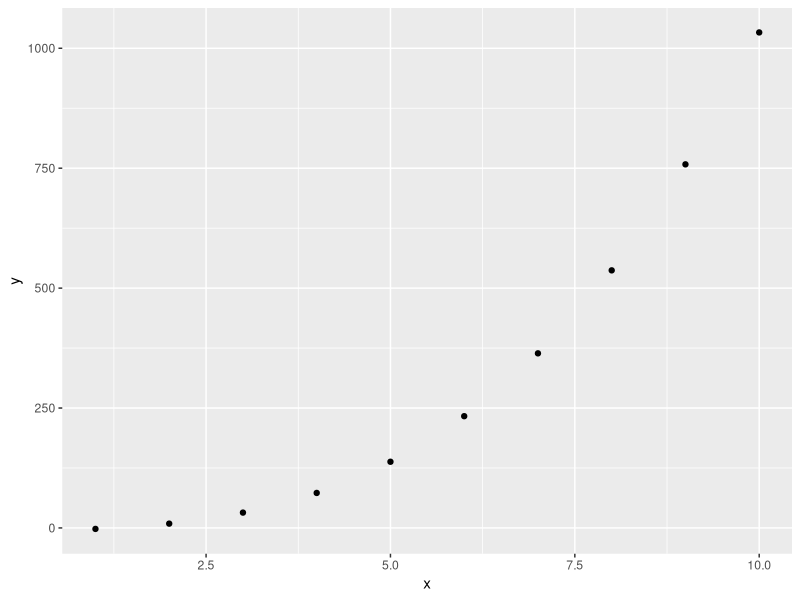
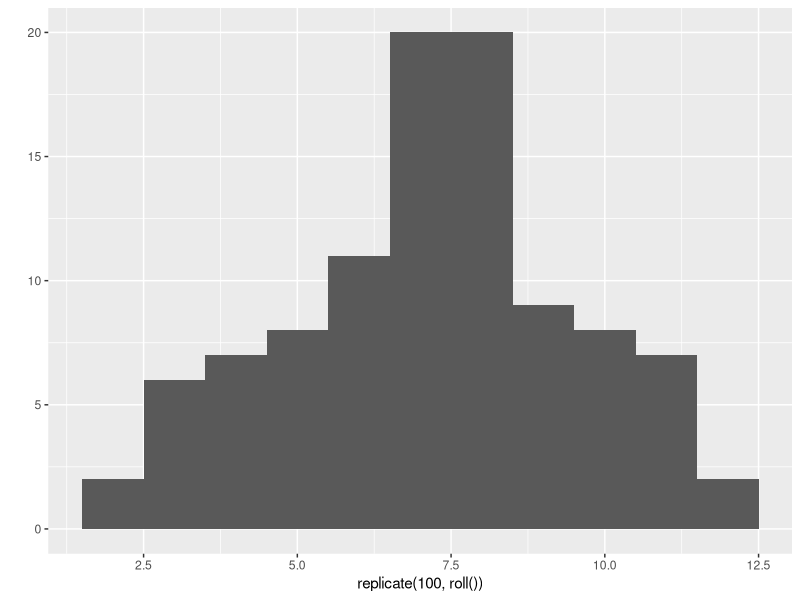
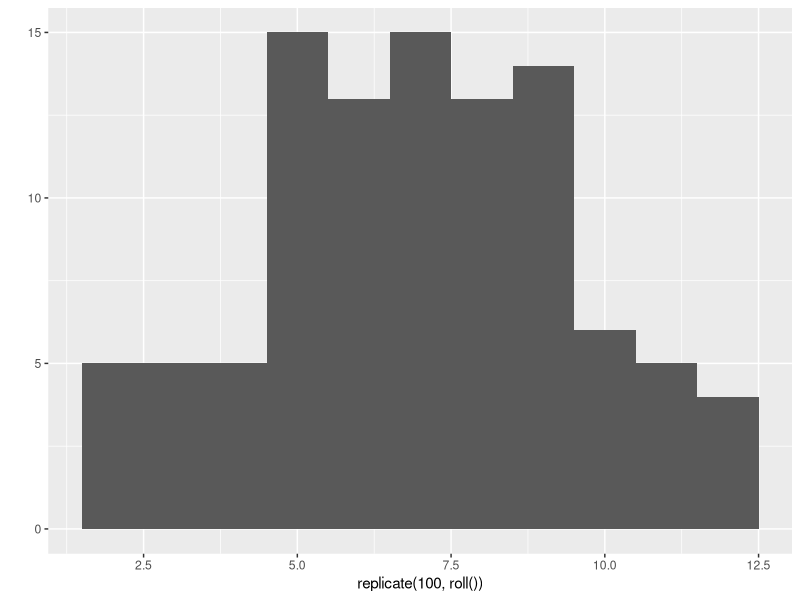

Write the R code that produced these figures, in order.
## ---- chunk 1
knitr::opts_chunk$set(echo = FALSE)
library(viridis)
## ---- chunk 2
1 + 3
## ---- chunk 3
a <- 1
b <- 4

a + b
a * b
b / a
b - a
## ---- chunk 4
die <- 1:6

1:2

die + 1:2

die*die
## ---- chunk 5
# Round
round(3.14431)

# Factorials
factorial(3)

# Mean
mean(die)
## ---- chunk 6
# Sampling
sample(1:4, 2)

sample(die, 2)

sample(die, 2, replace=TRUE)
## ---- chunk 7

roll <- function(){
  die <- 1:6
  dice <- sample(die, size = 2, replace = TRUE)
  sum(dice)
}

## ---- chunk 8
# This won't work as haven't defined bones
roll2 <- function(){
  dice <- sample(bones, size = 2, replace = TRUE)
  sum(dice)
}

# Bones is now defined
roll2 <- function(bones){
  dice <- sample(bones, size = 2, replace = TRUE)
  sum(dice)
}

# Can add default value for bones
roll2 <- function(bones = 1:6){
  dice <- sample(bones, size = 2, replace = TRUE)
  sum(dice)
}

## ---- chunk 9
# Install ggplot
#install.packages("ggplot")
## ---- chunk 10
# Loading ggplot
library(ggplot2)
## ---- chunk 11
?qplot
## ---- chunk 12
x <- 1:10
y <- x^3 + 4*x -7
## ---- chunk 13
qplot(x,y)
## ---- chunk 14
# Repeated rolls of the dice

# Plotting it

# Improving the plot
qplot(replicate(100, roll()), binwidth=1)
## ---- chunk 15
roll_unfair <- function(){
  die <- 1:6
  dice <- sample(die, size = 2, replace = TRUE, prob = c(1/8, 1/8, 1/8, 1/8, 1/8, 3/8))
  sum(dice)
}

qplot(replicate(100, roll()), binwidth=1)
